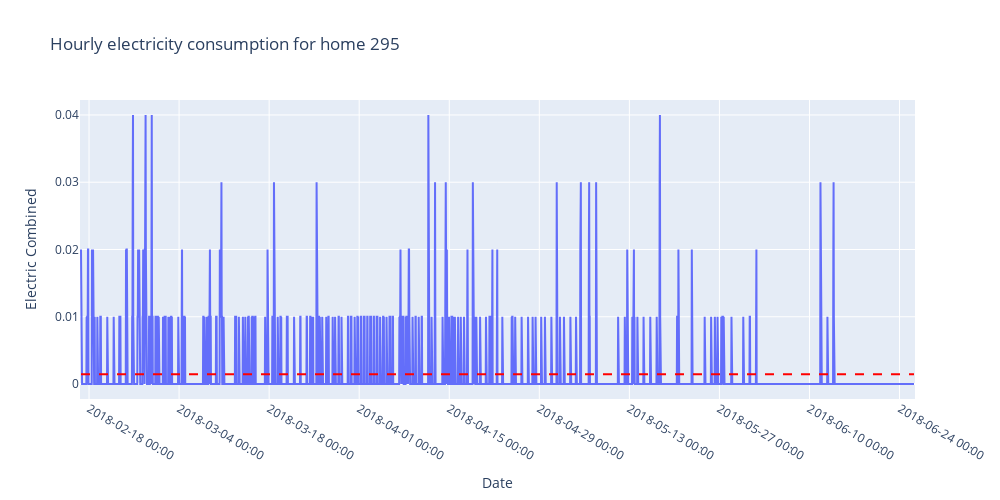
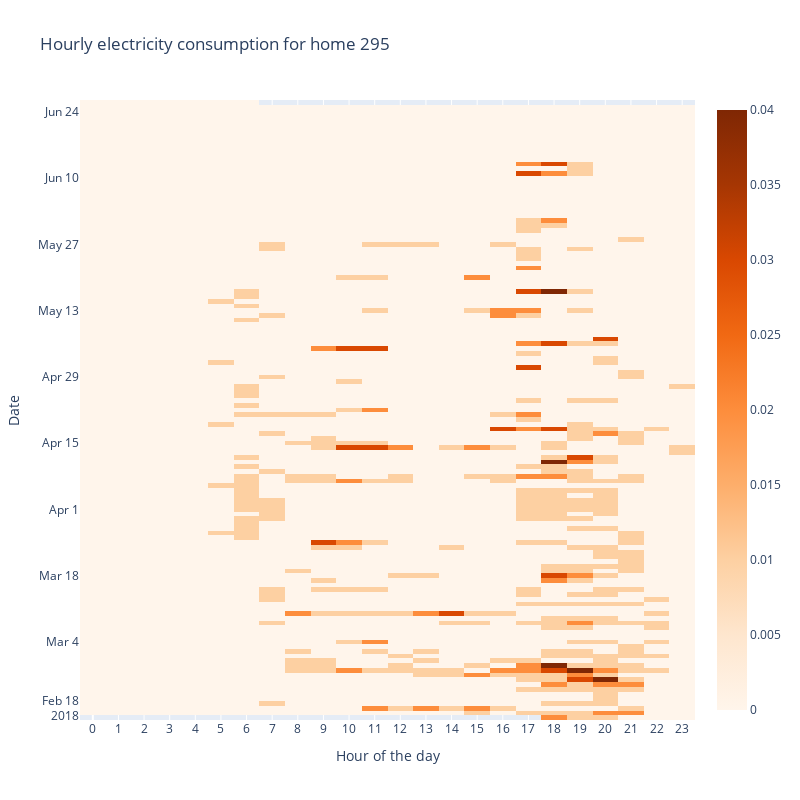

The notebook cell saved with these charts, in order:
### Code cell
house_breakdown(295)

### Figure 1 — Plotly figure (JSON) as saved in the notebook; plotly's stock layout.template omitted (floating-point values rounded to 4 significant figures; data arrays with more than 128 entries replaced by an {"elided": "..."} marker saying what was removed)
{"data": [{"mode": "lines", "name": "mains", "type": "scatter", "x": {"elided": "3109 str values"}, "y": {"elided": "3109 float values"}}], "layout": {"autosize": false, "height": 500, "shapes": [{"line": {"color": "Red", "dash": "dash", "width": 2}, "type": "line", "x0": "2018-02-16T18:00:00", "x1": "2018-06-26T06:00:00", "y0": 0.001441, "y1": 0.001441}], "title": {"text": "Hourly electricity consumption for home 295"}, "width": 1000, "xaxis": {"tickformat": "%Y-%m-%d %H:%M", "title": {"text": "Date"}}, "yaxis": {"title": {"text": "Electric Combined"}}}}

### Figure 2 — Plotly figure (JSON) as saved in the notebook; plotly's stock layout.template omitted (floating-point values rounded to 4 significant figures; data arrays with more than 128 entries replaced by an {"elided": "..."} marker saying what was removed)
{"data": [{"colorscale": [[0, "rgb(255,245,235)"], [0.125, "rgb(254,230,206)"], [0.25, "rgb(253,208,162)"], [0.375, "rgb(253,174,107)"], [0.5, "rgb(253,141,60)"], [0.625, "rgb(241,105,19)"], [0.75, "rgb(217,72,1)"], [0.875, "rgb(166,54,3)"], [1, "rgb(127,39,4)"]], "hovertemplate": "Day: %{y}<br>Time: %{x}<br>Value: %{z}<extra></extra>", "type": "heatmap", "x": [0, 1, 2, 3, 4, 5, 6, 7, 8, 9, 10, 11, 12, 13, 14, 15, 16, 17, 18, 19, 20, 21, 22, 23], "y": {"elided": "131 str values"}, "z": {"elided": "131x24 float values"}}], "layout": {"height": 800, "title": {"text": "Hourly electricity consumption for home 295"}, "width": 800, "xaxis": {"nticks": 36, "title": {"text": "Hour of the day"}}, "yaxis": {"title": {"text": "Date"}}}}
